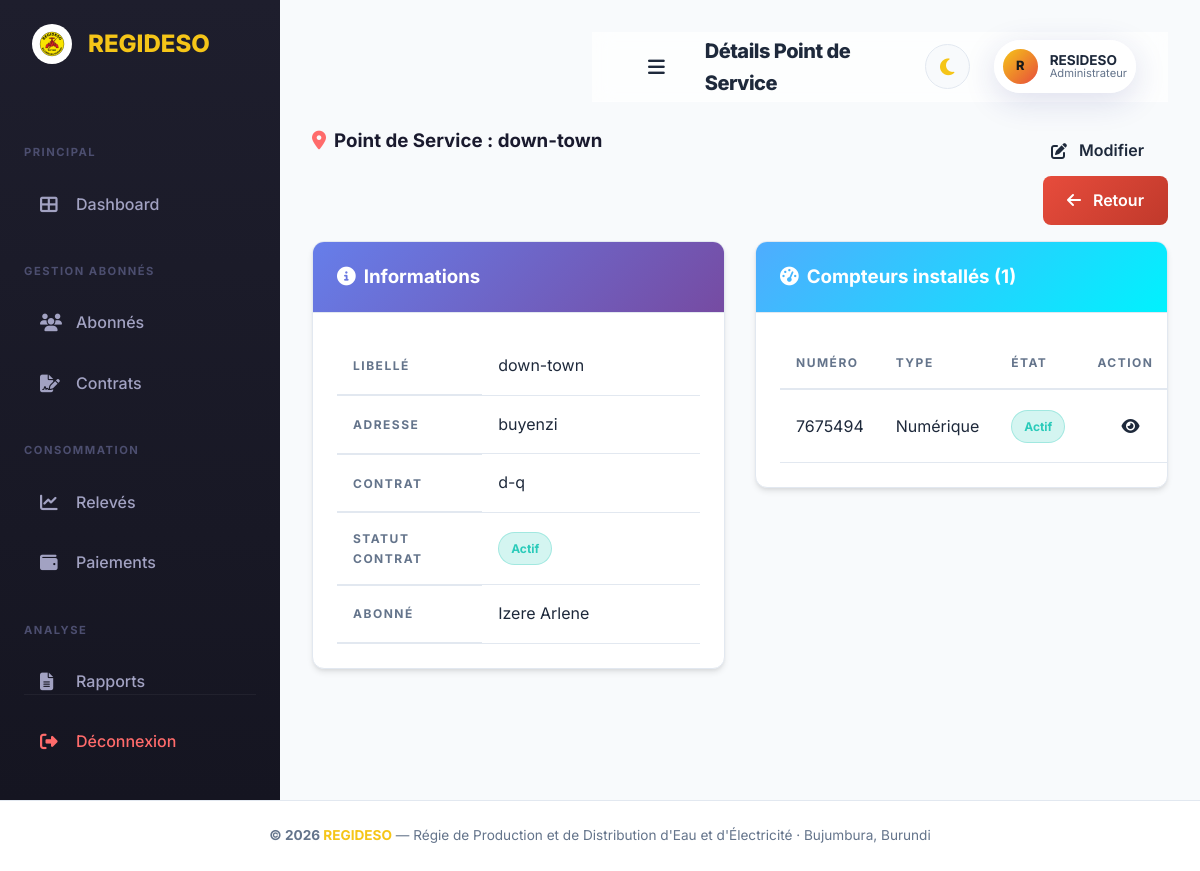
/points_service/view.php?id=1 (signed in), run on the app's committed database.
### tables this page shows
CREATE TABLE `point_de_service` (
  `id_Point_de_service` int(11) NOT NULL,
  `libelle_Point_de_service` varchar(60) NOT NULL,
  `adresse_Point_de_service` varchar(60) DEFAULT NULL,
  `id_Contrat` int(11) NOT NULL
);

CREATE TABLE `contrat` (
  `id_Contrat` int(11) NOT NULL,
  `reference_Contrat` varchar(40) NOT NULL,
  `dateDebut_Contrat` date DEFAULT NULL,
  `dateFin_Contrat` date DEFAULT NULL,
  `Statut_Contrat` varchar(30) DEFAULT 'Actif',
  `idabonne_abonnes` int(11) NOT NULL
);

CREATE TABLE `abonne` (
  `idabonne_abonnes` int(11) NOT NULL,
  `nom_abonnes` varchar(40) NOT NULL,
  `prenom_abonnes` varchar(40) NOT NULL,
  `type_abonne_abonnes` varchar(40) DEFAULT NULL,
  `telephone_abonnes` varchar(30) DEFAULT NULL,
  `email_abonnes` varchar(40) DEFAULT NULL,
  `adresse_abonne` varchar(40) DEFAULT NULL
);

CREATE TABLE `compteur` (
  `id_Compteur` int(11) NOT NULL,
  `numero_Compteur` varchar(30) NOT NULL,
  `Typecompteur_Compteur` varchar(30) DEFAULT NULL,
  `DatePose_Compteur` date DEFAULT NULL,
  `Etat_compteur_Compteur` varchar(30) DEFAULT 'Actif',
  `id_Point_de_service` int(11) NOT NULL
);

### includes/functions.php (called while the page is built, shortened)
<?php
function sanitize($data) {
    return htmlspecialchars(trim($data), ENT_QUOTES, 'UTF-8');
}

### points_service/view.php (the view, shortened to what this page needs)
<?php
require_once __DIR__ . '/../includes/header.php';
$id = (int)($_GET['id'] ?? 0);
$stmt = $pdo->prepare("SELECT p.*, c.reference_Contrat, c.Statut_Contrat, a.nom_abonnes, a.prenom_abonnes
    FROM point_de_service p
    LEFT JOIN contrat c ON p.id_Contrat = c.id_Contrat
    LEFT JOIN abonne a ON c.idabonne_abonnes = a.idabonne_abonnes
    WHERE p.id_Point_de_service = ?");
$stmt->execute([$id]);
$p = $stmt->fetch();
$stmt2 = $pdo->prepare("SELECT * FROM compteur WHERE id_Point_de_service = ? ORDER BY id_Compteur DESC");
$stmt2->execute([$id]);
$compteurs = $stmt2->fetchAll();
?>
<div class="row mb-3">
    <div class="col-md-8">
        <h3 style="font-weight: 700; color: #1a1a2e;"><i class="fas fa-map-marker-alt mr-2" style="color: #ff6b6b;"></i>Point de Service : <?= sanitize($p['libelle_Point_de_service']) ?></h3>
    </div>
    <div class="col-md-4 text-right">
        <a href="edit.php?id=<?= $id ?>" class="btn btn-warning"><i class="fas fa-edit mr-1"></i> Modifier</a>
        <a href="index.php" class="btn btn-secondary"><i class="fas fa-arrow-left mr-1"></i> Retour</a>
    </div>
</div>
<div class="row">
    <div class="col-md-6">
        <div class="card">
            <div class="card-header" style="background: linear-gradient(135deg, #667eea, #764ba2); color: white;">
                <h3 class="card-title"><i class="fas fa-info-circle mr-2"></i>Informations</h3>
            </div>
            <div class="card-body">
                <table class="table table-borderless">
                    <tr><th style="width:40%">Libellé</th><td><?= sanitize($p['libelle_Point_de_service']) ?></td></tr>
                    <tr><th>Adresse</th><td><?= sanitize($p['adresse_Point_de_service']) ?></td></tr>
                    <tr><th>Contrat</th><td><a href="<?= BASE_URL ?>/contrats/view.php?id=<?= $p['id_Contrat'] ?>"><?= sanitize($p['reference_Contrat']) ?></a></td></tr>
                    <tr><th>Statut Contrat</th><td><span class="badge <?= $p['Statut_Contrat'] === 'Actif' ? 'badge-actif' : 'badge-expire' ?>"><?= sanitize($p['Statut_Contrat']) ?></span></td></tr>
                    <tr><th>Abonné</th><td><a href="<?= BASE_URL ?>/abonnes/view.php?id=<?= $p['id_Contrat'] ?>"><?= sanitize($p['nom_abonnes'] . ' ' . $p['prenom_abonnes']) ?></a></td></tr>
                </table>
            </div>
        </div>
    </div>
    <div class="col-md-6">
        <div class="card">
            <div class="card-header" style="background: linear-gradient(135deg, #4facfe, #00f2fe); color: white;">
                <h3 class="card-title"><i class="fas fa-tachometer-alt mr-2"></i>Compteurs installés (<?= count($compteurs) ?>)</h3>
            </div>
            <div class="card-body p-0">
                <table class="table table-striped mb-0">
                    <thead><tr><th>Numéro</th><th>Type</th><th>État</th><th>Action</th></tr></thead>
                    <tbody>
                        <?php if (empty($compteurs)): ?>
                            <tr><td colspan="4" class="text-center text-muted py-3">Aucun compteur</td></tr>
                        <?php else: foreach ($compteurs as $cm): ?>
                        <tr>
                            <td><?= sanitize($cm['numero_Compteur']) ?></td>
                            <td><?= sanitize($cm['Typecompteur_Compteur']) ?></td>
                            <td><span class="badge <?= $cm['Etat_compteur_Compteur'] === 'Actif' ? 'badge-actif' : 'badge-inactif' ?>"><?= sanitize($cm['Etat_compteur_Compteur']) ?></span></td>
                            <td><a href="<?= BASE_URL ?>/compteurs/view.php?id=<?= $cm['id_Compteur'] ?>" class="btn btn-info btn-sm"><i class="fas fa-eye"></i></a></td>
                        </tr>
                        <?php endforeach; endif; ?>
                    </tbody>
                </table>
            </div>
        </div>
    </div>
</div>
<?php require_once __DIR__ . '/../includes/footer.php'; ?>

### assets/css/premium.css (style rules this page uses)
:root { --primary: #f5c518; --primary-dark: #e8a700; --secondary: #e74c3c; --secondary-dark: #c0392b; --accent: #1dd1a1; --bg-main: #f8fafc; --bg-sidebar: linear-gradient(180deg, #1e1e2d 0%, #151521 100%); --bg-card: #ffffff; --text-main: #1e293b; --text-muted: #64748b; --text-on-primary: #1a1a1a; --border: #e2e8f0; --glass: rgba(255, 255, 255, 0.7); --glass-border: rgba(255, 255, 255, 0.4); --shadow-sm: 0 1px 3px rgba(0,0,0,0.1); --shadow-md: 0 4px 6px -1px rgba(0,0,0,0.1), 0 2px 4px -1px rgba(0,0,0,0.06); --shadow-lg: 0 10px 15px -3px rgba(0,0,0,0.1), 0 4px 6px -2px rgba(0,0,0,0.05); --shadow-premium: 0 20px 25px -5px rgba(0,0,0,0.1), 0 10px 10px -5px rgba(0,0,0,0.04); --shadow-primary: 0 10px 15px -3px rgba(245, 197, 24, 0.3); --radius-sm: 8px; --radius-md: 12px; --radius-lg: 20px; --radius-xl: 30px; --transition: all 0.3s cubic-bezier(0.4, 0, 0.2, 1); }
* { margin: 0; padding: 0; box-sizing: border-box; }
body { font-family: 'Inter', system-ui, -apple-system, sans-serif; background-color: var(--bg-main); color: var(--text-main); line-height: 1.6; overflow-x: hidden; transition: background-color 0.3s, color 0.3s; }
a { text-decoration: none; color: inherit; transition: var(--transition); }
.row { display: flex; flex-wrap: wrap; gap: 0; margin-right: -15px; margin-left: -15px; margin-bottom: 1.5rem; }
[class*="col-"] { position: relative; width: 100%; padding-right: 15px; padding-left: 15px; }
@media (min-width: 768px) { .col-md-8 { flex: 0 0 66.666667%; max-width: 66.666667%; } }
@media (min-width: 768px) { .col-md-6 { flex: 0 0 50%; max-width: 50%; } }
@media (min-width: 768px) { .col-md-4 { flex: 0 0 33.333333%; max-width: 33.333333%; } }
.mb-3 { margin-bottom: 1rem !important; }
.mr-1 { margin-right: 0.25rem !important; }
.mr-2 { margin-right: 0.5rem !important; }
.text-right { text-align: right !important; }
.card { background: var(--bg-card); border: 1px solid var(--border); border-radius: var(--radius-md); box-shadow: var(--shadow-md); overflow: hidden; transition: var(--transition); animation: slideInUp 0.6s ease forwards; }
.card-header { padding: 1.25rem 1.5rem; border-bottom: 1px solid var(--border); display: flex; align-items: center; justify-content: space-between; font-weight: 700; }
.card-body { padding: 1.5rem; }
.btn { display: inline-flex; align-items: center; justify-content: center; padding: 0.75rem 1.5rem; border-radius: var(--radius-sm); font-weight: 600; cursor: pointer; border: none; gap: 0.5rem; transition: var(--transition); white-space: nowrap; }
.btn-secondary { background: linear-gradient(135deg, var(--secondary), #c0392b); color: white; }
.table { width: 100%; border-collapse: collapse; }
.table th { background: var(--bg-card); padding: 1rem; text-align: left; font-size: 0.75rem; text-transform: uppercase; letter-spacing: 1.5px; color: var(--text-muted); position: sticky; top: 0; z-index: 10; border-bottom: 2px solid var(--border); }
.table td { padding: 1rem; border-bottom: 1px solid var(--border); transition: var(--transition); }
.badge { display: inline-block; padding: 0.35rem 0.75rem; border-radius: 20px; font-size: 0.75rem; font-weight: 700; white-space: nowrap; }
.badge-success, .badge-actif, .badge-paye { background: rgba(43, 203, 186, 0.2); color: #2bcbba; border: 1px solid rgba(43, 203, 186, 0.3); }
.card { transition: var(--transition); }
.btn { position: relative; overflow: hidden; }
.btn::after { content: ''; position: absolute; top: -50%; left: -50%; width: 200%; height: 200%; background: radial-gradient(circle, rgba(255,255,255,0.2) 0%, transparent 70%); opacity: 0; transition: opacity 0.5s ease; pointer-events: none; }

### data on the page
point_de_service: libelle_Point_de_service "down-town", adresse_Point_de_service "buyenzi", id_Contrat.reference_Contrat "d-q", id_Contrat.Statut_Contrat "Actif", abonne.nom_abonnes+prenom_abonnes "Izere Arlene"
compteur: numero_Compteur "7675494", Typecompteur_Compteur "Numérique", Etat_compteur_Compteur "Actif"

### other printed values
$page_title "Détails Point de Service"
substr($_SESSION['user_prenom'] ?? 'U', 0, 1) "R"
$_SESSION['user_prenom'] "RESIDESO"
$_SESSION['user_role'] "Administrateur"
count($compteurs) "1"
